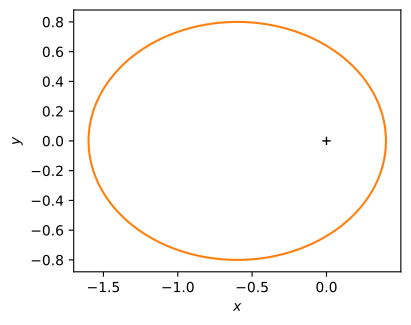

The Python source for this figure:
"""Figure 3: the numerical orbit, read from kepler_orbit.csv."""
import csv
from pathlib import Path

import matplotlib
matplotlib.use("Agg")  # write a file; never open a window
import matplotlib.pyplot as plt
import numpy as np

ROOT = Path(__file__).resolve().parent.parent

with (ROOT/"kepler_orbit.csv").open(newline="") as source:
    rows = list(csv.DictReader(source))
x = [float(row["x"]) for row in rows]
y = [float(row["y"]) for row in rows]

fig, ax = plt.subplots(figsize=(4.8, 3.4))
ax.plot(x, y, color="tab:orange")
ax.plot(0.0, 0.0, "k+")
ax.set_aspect("equal")
ax.set_xlabel("$x$")
ax.set_ylabel("$y$")
fig.savefig(Path(__file__).with_suffix(".pdf"), bbox_inches="tight",
            metadata={"CreationDate": None})  # same bytes on every run
